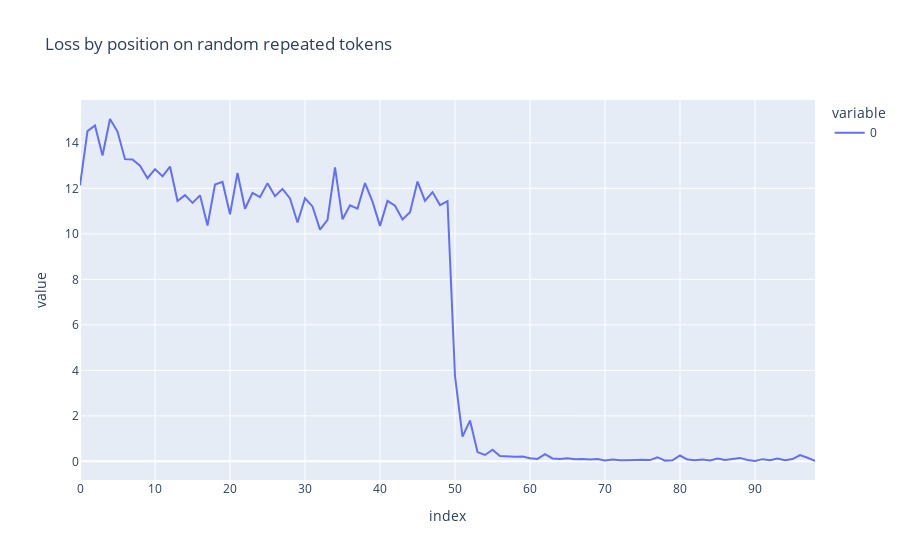

The code cell stored with this chart in its notebook:
### Markdown cell above
An interesting fact about induction heads is that they generalise to arbitrary sequences of repeated tokens. We can see this by generating sequences of 50 random tokens, repeated twice, and plotting the average loss at predicting the next token, by position. We see that the model goes from terrible to very good at the halfway point.

### Code cell
batch_size = 10
seq_len = 50
random_tokens = torch.randint(1000, 10000, (batch_size, seq_len)).to(model.cfg.device)
repeated_tokens = einops.repeat(random_tokens, "batch seq_len -> batch (2 seq_len)")
repeated_logits = model(repeated_tokens)
correct_log_probs = model.loss_fn(repeated_logits, repeated_tokens, per_token=True)
loss_by_position = einops.reduce(correct_log_probs, "batch position -> position", "mean")
line(loss_by_position, xaxis="Position", yaxis="Loss", title="Loss by position on random repeated tokens")

### Figure 1 — Plotly figure (JSON) as saved in the notebook; plotly's stock layout.template omitted (floating-point values rounded to 4 significant figures)
{"data": [{"hovertemplate": "variable=0<br>index=%{x}<br>value=%{y}<extra></extra>", "legendgroup": "0", "line": {"color": "#636efa", "dash": "solid"}, "marker": {"symbol": "circle"}, "mode": "lines", "name": "0", "orientation": "v", "showlegend": true, "type": "scatter", "x": [0, 1, 2, 3, 4, 5, 6, 7, 8, 9, 10, 11, 12, 13, 14, 15, 16, 17, 18, 19, 20, 21, 22, 23, 24, 25, 26, 27, 28, 29, 30, 31, 32, 33, 34, 35, 36, 37, 38, 39, 40, 41, 42, 43, 44, 45, 46, 47, 48, 49, 50, 51, 52, 53, 54, 55, 56, 57, 58, 59, 60, 61, 62, 63, 64, 65, 66, 67, 68, 69, 70, 71, 72, 73, 74, 75, 76, 77, 78, 79, 80, 81, 82, 83, 84, 85, 86, 87, 88, 89, 90, 91, 92, 93, 94, 95, 96, 97, 98], "xaxis": "x", "y": [12.13, 14.52, 14.76, 13.44, 15.05, 14.49, 13.28, 13.26, 12.99, 12.45, 12.85, 12.53, 12.96, 11.45, 11.7, 11.36, 11.69, 10.37, 12.17, 12.28, 10.86, 12.68, 11.1, 11.8, 11.61, 12.23, 11.65, 11.97, 11.56, 10.5, 11.56, 11.21, 10.19, 10.62, 12.92, 10.64, 11.26, 11.11, 12.23, 11.41, 10.35, 11.45, 11.24, 10.63, 10.95, 12.3, 11.45, 11.83, 11.26, 11.43, 3.752, 1.084, 1.793, 0.409, 0.2814, 0.5149, 0.2325, 0.2064, 0.2009, 0.2093, 0.1354, 0.1079, 0.3182, 0.1283, 0.1002, 0.1338, 0.09717, 0.09961, 0.07778, 0.1021, 0.03626, 0.08455, 0.05007, 0.04956, 0.06805, 0.07289, 0.05683, 0.1829, 0.0328, 0.04322, 0.2577, 0.07763, 0.05049, 0.08681, 0.03717, 0.1245, 0.05645, 0.1014, 0.1518, 0.05947, 0.01616, 0.09731, 0.04496, 0.1248, 0.05404, 0.1, 0.2762, 0.1568, 0.02352], "yaxis": "y"}], "layout": {"autosize": true, "legend": {"title": {"text": "variable"}, "tracegroupgap": 0}, "title": {"text": "Loss by position on random repeated tokens"}, "xaxis": {"anchor": "y", "autorange": true, "domain": [0, 1], "range": [0, 98], "title": {"text": "index"}, "type": "linear"}, "yaxis": {"anchor": "x", "autorange": true, "domain": [0, 1], "range": [-0.8189, 15.88], "title": {"text": "value"}, "type": "linear"}}}
